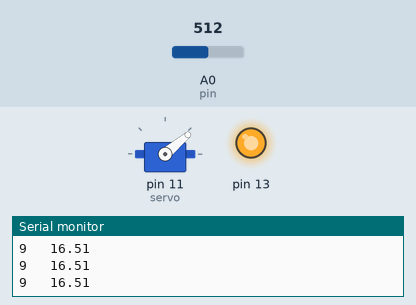
Recording of a sketch running on a simulated Arduino Uno, built with avr-gcc and run on an emulated ATmega328P. Shown: servo, output pins drawn as LEDs (lit = HIGH), the last lines printed to the serial monitor. Inputs (shaded band) come from the test bench; at power-on: A0 (pin) = 512.

Above: at 1.2 s.
1.3 s: A0 (pin) set to 343
2.8 s: A0 (pin) set to 318
At 2.97 s:
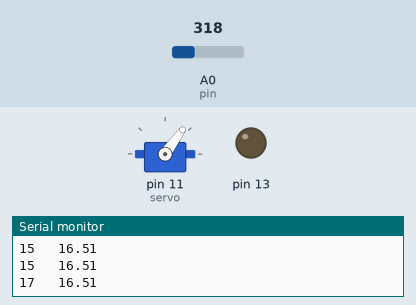
At 3.59 s:
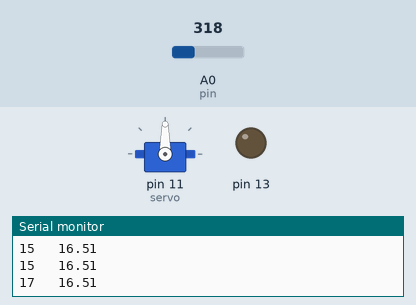
5.8 s: A0 (pin) set to 511
At 6.5 s:
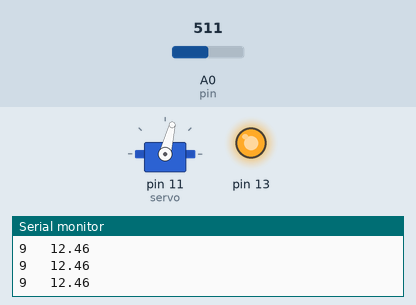
Timing chart, 0 to 8.8 s (numbered marks = the images above; inputs shaded):
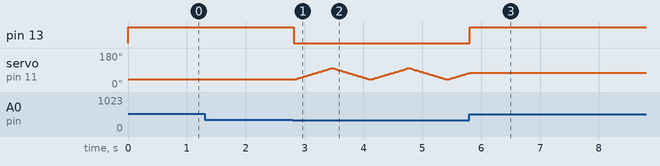

Measured:
- the behaviour switches between 327 and 326 on A0 (pin) (found by bisection; images 0 and 1)
- after the input at 5.8 s, pin 13: LOW → HIGH at once; servo on pin 11 (servo): goes on until 5.8 s, then stays 76°

The sketch:

sharpIR.ino
```cpp
#include<Servo.h>
#define pin A0

uint16_t get_gp2d12 (uint16_t value);

Servo servo;

void setup () {
    Serial.begin (9600);
    pinMode (pin, INPUT);
    servo.attach(11);
    pinMode(13,OUTPUT);
}

void loop () {
    int pos;
    uint16_t value;
    uint16_t range;

    for (pos = 40; pos <= 100; pos += 1) {
      servo.write(pos);
      value = analogRead (pin);
      range = get_gp2d12(value)/10.0;

      //Serial.print("Actual range: ");
      //Serial.print(range);
      //Serial.print("Predicted range: ");
      //Serial.print(distanceCalc(pos));
      //Serial.println();
      checkCollision(range,distanceCalc(pos));

      delay(10);
    }
  for (pos = 100; pos >= 40; pos -= 1) {
      servo.write(pos);
      value = analogRead (pin);
      range = get_gp2d12(value)/10.0;

      //Serial.print("Actual range: ");
      //Serial.print(range);
      //Serial.print("Predicted range: ");
      //Serial.print(distanceCalc(pos));
      //Serial.println();
      checkCollision(range,distanceCalc(pos));

      delay(10);
    }
}

uint16_t get_gp2d12 (uint16_t value) {
    if (value < 10) value = 10;
    return ((67870.0 / (value - 3.0)) - 40.0);
}


void checkCollision(double senseDict,double predictDist){
  int var=analogRead(pin);
  int dist=get_gp2d12(var)/10.0;

  if(senseDict<predictDist){
    while(dist<predictDist){
      var=analogRead(pin);
      dist=get_gp2d12(var)/10.0;
      digitalWrite(13,HIGH);

      Serial.print(dist);
      Serial.print("   ");
      Serial.print(predictDist);
      Serial.println("");
    }
  }
  digitalWrite(13,LOW);
}


double distanceCalc(double angleServo){
  int definedDist=12;//defined distance value at 0 degree angle

  double ang=map(angleServo,40,100,20,155);

  ang=abs(90-ang);
  ang=ang*(PI/180.0);

  double predictDist=(double)definedDist/sin(90-ang);
  return predictDist;
}
```
